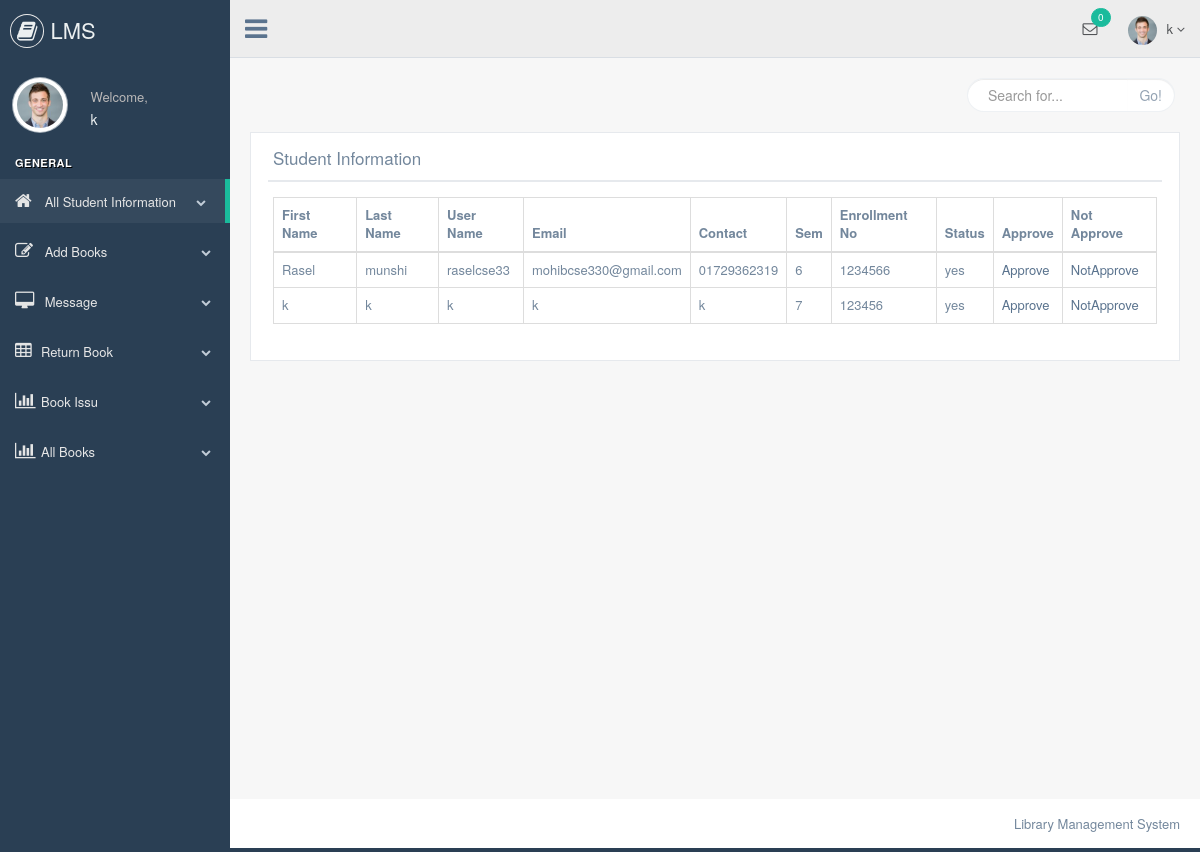
The page /librarian/display_student_info.php (signed in) on the database its author committed.
### tables this page shows
CREATE TABLE `student_registation` (
  `id` int(11) NOT NULL,
  `firstName` varchar(255) NOT NULL,
  `lastName` varchar(255) NOT NULL,
  `userName` varchar(255) NOT NULL,
  `password` varchar(255) NOT NULL,
  `email` varchar(255) NOT NULL,
  `contact` varchar(255) NOT NULL,
  `sem` varchar(255) NOT NULL,
  `enrollmentNo` varchar(255) NOT NULL,
  `status` varchar(3) NOT NULL
);

### librarian/display_student_info.php (the view, shortened to what this page needs)
<?php include "header.php";?>
<?php include "connection.php";?>
    <div class="right_col" role="main">
        <div class="">
            <div class="page-title">
                <div class="title_left">
                </div>
                <div class="title_right">
                    <div class="col-md-5 col-sm-5 col-xs-12 form-group pull-right top_search">
                        <div class="input-group">
                            <input type="text" class="form-control" placeholder="Search for...">
                <span class="input-group-btn">
                  <button class="btn btn-default" type="button">Go!</button>
                </span>
                        </div>
                    </div>
                </div>
            </div>
            <div class="clearfix"></div>
            <div class="row" style="min-height:500px">
                <div class="col-md-12 col-sm-12 col-xs-12">
                    <div class="x_panel">
                        <div class="x_title">
                            <h2>Student Information</h2>
                            <div class="clearfix"></div>
                        </div>
                        <div class="x_content">
                           <table class="table table-bordered">
                              <thead>
                                <tr>
                                  <th scope="col">First Name</th>
                                  <th scope="col">Last Name</th>
                                  <th scope="col">User Name</th>
                                  <th scope="col">Email</th>
                                  <th scope="col">Contact</th>
                                  <th scope="col">Sem</th>
                                  <th scope="col">Enrollment No</th>
                                  <th scope="col">Status</th>
                                  <th scope="col">Approve</th>
                                  <th scope="col">Not Approve</th>
                                </tr>
                              </thead>
                              <tbody>
                                <?php
                                $sql= "SELECT * FROM student_registation";
                                $result = mysqli_query($conn, $sql);
                                if (mysqli_num_rows($result) > 0) {
                                  while($row = mysqli_fetch_assoc($result)) {
                                ?>
                                <tr>
                                  <td><?php echo $row['firstName']?></td>
                                  <td><?php echo $row['lastName']?></td>
                                  <td><?php echo $row['userName']?></td>
                                  <td><?php echo $row['email']?></td>
                                  <td><?php echo $row['contact']?></td>
                                  <td><?php echo $row['sem']?></td>
                                  <td><?php echo $row['enrollmentNo']?></td>
                                  <td><?php echo $row['status']?></td>
                                  <td><a href="approve.php?id=<?php echo $row['id']?>">Approve</td>
                                   <td><a href="notapprove.php?id=<?php echo $row['id']?>">NotApprove</td>
                                </tr>
                                <?php
                                        }
                                    }
                                ?>
                              </tbody>
                          </table>
                        </div>
                    </div>
                </div>
            </div>
        </div>
    </div>
   <?php include "footer.php";?>

### rows shown on the page
student_registation: firstName "Rasel", lastName "munshi", userName "raselcse33", email "mohibcse330@gmail.com", contact "01729362319", sem "6", enrollmentNo "1234566", status "yes"
student_registation: firstName "k", lastName "k", userName "k", email "k", contact "k", sem "7", enrollmentNo "123456", status "yes"

### other values the page prints
$username "k"
